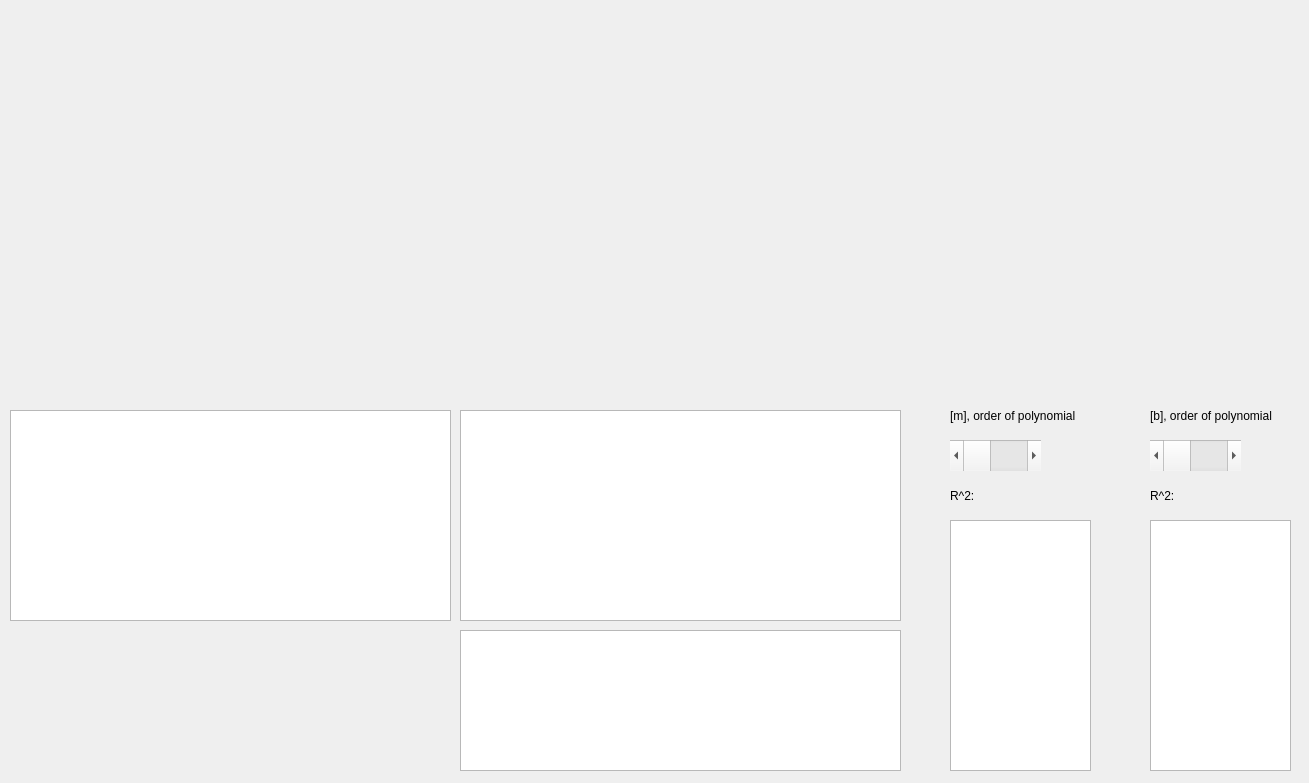
<?xml version="1.0" encoding="UTF-8"?>
<ui version="4.0">
 <class>ChamberForce</class>
 <widget class="QDialog" name="ChamberForce">
  <property name="geometry">
   <rect>
    <x>0</x>
    <y>0</y>
    <width>1309</width>
    <height>783</height>
   </rect>
  </property>
  <property name="windowTitle">
   <string>Dialog</string>
  </property>
  <property name="styleSheet">
   <string notr="true"/>
  </property>
  <widget class="QTableWidget" name="tableWidget">
   <property name="geometry">
    <rect>
     <x>10</x>
     <y>410</y>
     <width>441</width>
     <height>211</height>
    </rect>
   </property>
  </widget>
  <widget class="PlotWidget" name="graphWidget" native="true">
   <property name="geometry">
    <rect>
     <x>10</x>
     <y>10</y>
     <width>441</width>
     <height>390</height>
    </rect>
   </property>
  </widget>
  <widget class="QTableWidget" name="tableWidget_2">
   <property name="geometry">
    <rect>
     <x>460</x>
     <y>410</y>
     <width>441</width>
     <height>211</height>
    </rect>
   </property>
  </widget>
  <widget class="PlotWidget" name="graphWidget_2" native="true">
   <property name="geometry">
    <rect>
     <x>460</x>
     <y>10</y>
     <width>441</width>
     <height>390</height>
    </rect>
   </property>
  </widget>
  <widget class="PlotWidget" name="graphWidget_3" native="true">
   <property name="geometry">
    <rect>
     <x>910</x>
     <y>10</y>
     <width>391</width>
     <height>195</height>
    </rect>
   </property>
  </widget>
  <widget class="PlotWidget" name="graphWidget_4" native="true">
   <property name="geometry">
    <rect>
     <x>910</x>
     <y>205</y>
     <width>391</width>
     <height>195</height>
    </rect>
   </property>
  </widget>
  <widget class="QTableWidget" name="tableWidget_3">
   <property name="geometry">
    <rect>
     <x>460</x>
     <y>630</y>
     <width>441</width>
     <height>141</height>
    </rect>
   </property>
  </widget>
  <widget class="QTableWidget" name="tableWidget_4">
   <property name="geometry">
    <rect>
     <x>950</x>
     <y>520</y>
     <width>141</width>
     <height>251</height>
    </rect>
   </property>
  </widget>
  <widget class="QTableWidget" name="tableWidget_5">
   <property name="geometry">
    <rect>
     <x>1150</x>
     <y>520</y>
     <width>141</width>
     <height>251</height>
    </rect>
   </property>
  </widget>
  <widget class="QScrollBar" name="horizontalScrollBar">
   <property name="geometry">
    <rect>
     <x>950</x>
     <y>440</y>
     <width>91</width>
     <height>31</height>
    </rect>
   </property>
   <property name="orientation">
    <enum>Qt::Horizontal</enum>
   </property>
  </widget>
  <widget class="QLabel" name="label">
   <property name="geometry">
    <rect>
     <x>950</x>
     <y>400</y>
     <width>141</width>
     <height>31</height>
    </rect>
   </property>
   <property name="text">
    <string>[m], order of polynomial</string>
   </property>
  </widget>
  <widget class="QLabel" name="label_2">
   <property name="geometry">
    <rect>
     <x>1050</x>
     <y>440</y>
     <width>41</width>
     <height>31</height>
    </rect>
   </property>
   <property name="text">
    <string/>
   </property>
  </widget>
  <widget class="QLabel" name="label_3">
   <property name="geometry">
    <rect>
     <x>950</x>
     <y>480</y>
     <width>41</width>
     <height>31</height>
    </rect>
   </property>
   <property name="text">
    <string>R^2:</string>
   </property>
  </widget>
  <widget class="QLabel" name="label_4">
   <property name="geometry">
    <rect>
     <x>1000</x>
     <y>480</y>
     <width>91</width>
     <height>31</height>
    </rect>
   </property>
   <property name="text">
    <string/>
   </property>
  </widget>
  <widget class="QLabel" name="label_5">
   <property name="geometry">
    <rect>
     <x>1150</x>
     <y>400</y>
     <width>141</width>
     <height>31</height>
    </rect>
   </property>
   <property name="text">
    <string>[b], order of polynomial</string>
   </property>
  </widget>
  <widget class="QScrollBar" name="horizontalScrollBar_2">
   <property name="geometry">
    <rect>
     <x>1150</x>
     <y>440</y>
     <width>91</width>
     <height>31</height>
    </rect>
   </property>
   <property name="orientation">
    <enum>Qt::Horizontal</enum>
   </property>
  </widget>
  <widget class="QLabel" name="label_6">
   <property name="geometry">
    <rect>
     <x>1250</x>
     <y>440</y>
     <width>41</width>
     <height>31</height>
    </rect>
   </property>
   <property name="text">
    <string/>
   </property>
  </widget>
  <widget class="QLabel" name="label_7">
   <property name="geometry">
    <rect>
     <x>1150</x>
     <y>480</y>
     <width>41</width>
     <height>31</height>
    </rect>
   </property>
   <property name="text">
    <string>R^2:</string>
   </property>
  </widget>
  <widget class="QLabel" name="label_8">
   <property name="geometry">
    <rect>
     <x>1200</x>
     <y>480</y>
     <width>91</width>
     <height>31</height>
    </rect>
   </property>
   <property name="text">
    <string/>
   </property>
  </widget>
 </widget>
 <customwidgets>
  <customwidget>
   <class>PlotWidget</class>
   <extends>QWidget</extends>
   <header location="global">pyqtgraph</header>
   <container>1</container>
  </customwidget>
 </customwidgets>
 <resources/>
 <connections/>
</ui>
